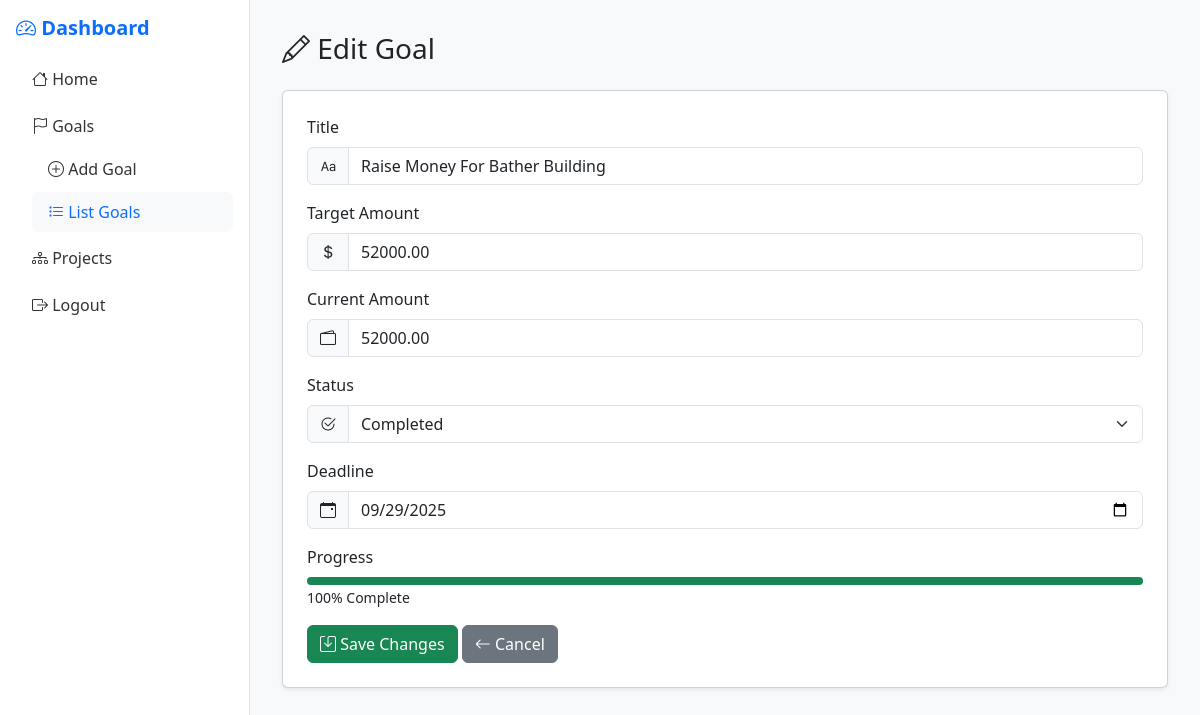
The app's page /goal_project_app/goals/edit_goal.php?id=21 (signed in) with its own data.
### tables this page shows
CREATE TABLE `goals` (
  `id` int(11) NOT NULL,
  `title` varchar(255) NOT NULL,
  `description` text DEFAULT NULL,
  `start_date` date NOT NULL DEFAULT curdate(),
  `deadline` date DEFAULT NULL,
  `target_amount` decimal(12,2) NOT NULL DEFAULT 0.00,
  `current_amount` decimal(12,2) NOT NULL DEFAULT 0.00,
  `progress` decimal(5,2) NOT NULL DEFAULT 0.00,
  `created_at` timestamp NOT NULL DEFAULT current_timestamp(),
  `status` enum('Pending','In Progress','Completed') DEFAULT 'Pending',
  `viewed` tinyint(1) DEFAULT 0
);

### goal_project_app/goals/edit_goal.php (the view, shortened to what this page needs)
<?php
require_once __DIR__ . "/../config/db.php";
$id = $_GET['id'] ?? 0;
$stmt = $pdo->prepare("SELECT * FROM goals WHERE id=?");
$stmt->execute([$id]);
$goal = $stmt->fetch();
$target   = $goal['target_amount'] ?? 0;
$current  = $goal['current_amount'] ?? 0;
$progress = $target > 0 ? round(($current / $target) * 100, 2) : 0;
?>
<!DOCTYPE html>
<html lang="en">
<head>
<link href="https://cdn.jsdelivr.net/npm/bootstrap@5.3.2/dist/css/bootstrap.min.css" rel="stylesheet">
<link href="https://cdn.jsdelivr.net/npm/bootstrap-icons/font/bootstrap-icons.css" rel="stylesheet">
</head>
<body>
<nav id="sidebar" class="sidebar">
  <h5><i class="bi bi-speedometer2"></i> Dashboard</h5>
  <ul class="nav flex-column">
    <li class="nav-item">
      <a href="../index.php" class="nav-link"><i class="bi bi-house"></i> Home</a>
    </li>
    <li class="nav-item">
      <a class="nav-link" data-bs-toggle="collapse" href="#goalsMenu" role="button">
        <i class="bi bi-flag"></i> Goals
      </a>
      <div class="collapse show" id="goalsMenu">
        <a href="add_goal.php" class="nav-link ms-3"><i class="bi bi-plus-circle"></i> Add Goal</a>
        <a href="list_goals.php" class="nav-link ms-3 active"><i class="bi bi-list-task"></i> List Goals</a>
      </div>
    </li>
    <li class="nav-item">
      <a class="nav-link" data-bs-toggle="collapse" href="#projectsMenu" role="button">
        <i class="bi bi-diagram-3"></i> Projects
      </a>
    </li>
    <li class="nav-item">
      <a href="../logout.php" class="nav-link"><i class="bi bi-box-arrow-right"></i> Logout</a>
    </li>
  </ul>
</nav>
<main class="main-content">
  <h3 class="mb-4"><i class="bi bi-pencil"></i> Edit Goal</h3>
  <div class="card shadow-sm p-4">
    <form method="post">
      <div class="mb-3">
        <label class="form-label">Title</label>
        <div class="input-group">
          <span class="input-group-text"><i class="bi bi-type"></i></span>
          <input type="text" name="title" class="form-control" value="<?= htmlspecialchars($goal['title']) ?>" required>
        </div>
      </div>
      <div class="mb-3">
        <label class="form-label">Target Amount</label>
        <div class="input-group">
          <span class="input-group-text"><i class="bi bi-currency-dollar"></i></span>
          <input type="number" step="0.01" name="target_amount" class="form-control" value="<?= $target ?>" required>
        </div>
      </div>
      <div class="mb-3">
        <label class="form-label">Current Amount</label>
        <div class="input-group">
          <span class="input-group-text"><i class="bi bi-wallet2"></i></span>
          <input type="number" step="0.01" name="current_amount" class="form-control" value="<?= $current ?>" required>
        </div>
      </div>
      <div class="mb-3">
        <label class="form-label">Status</label>
        <div class="input-group">
          <span class="input-group-text"><i class="bi bi-check2-circle"></i></span>
          <select name="status" class="form-select">
            <option value="Completed" <?= $goal['status']=='Completed'?'selected':'' ?>>Completed</option>
          </select>
        </div>
      </div>
      <div class="mb-3">
        <label class="form-label">Deadline</label>
        <div class="input-group">
          <span class="input-group-text"><i class="bi bi-calendar-event"></i></span>
          <input type="date" name="deadline" class="form-control" value="<?= $goal['deadline'] ?>" required>
        </div>
      </div>
      <div class="mb-3">
        <label class="form-label">Progress</label>
        <div class="progress" style="height:8px;">
          <div class="progress-bar <?= $progress < 50 ? 'bg-danger' : 'bg-success' ?>" style="width: <?= $progress ?>%;"></div>
        </div>
        <small><?= $progress ?>% Complete</small>
      </div>
      <button class="btn btn-success"><i class="bi bi-save"></i> Save Changes</button>
      <a href="view_goal.php?id=<?= $goal['id'] ?>" class="btn btn-secondary"><i class="bi bi-arrow-left"></i> Cancel</a>
    </form>
  </div>
</main>
</body>
</html>

### goal_project_app/goals/edit_goal.php (style rules this page uses)
body { background:#f8f9fa; }
.sidebar { background: #fff; border-right: 1px solid #dee2e6; min-height: 100vh; width: 250px; position: fixed; top: 0; left: 0; padding: 1rem; }
.main-content { margin-left: 250px; padding: 2rem; }
.sidebar h5 { font-weight: 600; color: #0d6efd; margin-bottom: 1rem; }
.sidebar .nav-link { color: #333; border-radius: .4rem; margin: .2rem 0; }
.sidebar .nav-link:hover, .sidebar .nav-link.active { background: #f8f9fa; color: #0d6efd; }

### records on screen
goals: title "Raise Money For Bather Building", target_amount "52000.00", current_amount "52000.00", status "Completed", deadline "09/29/2025", progress "100"
